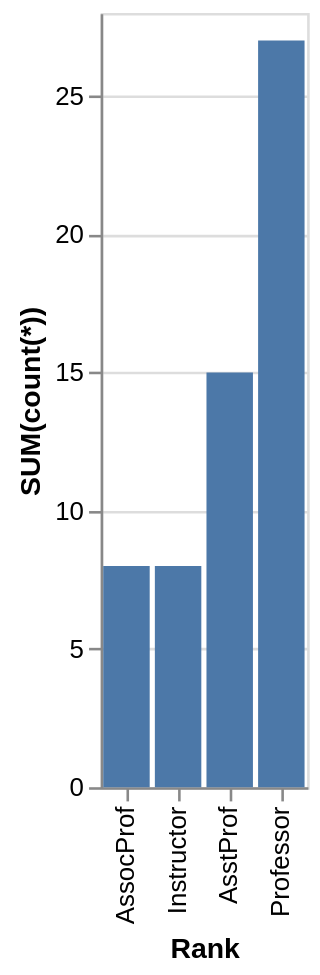

Source (Vega-Lite JSON):
### Vega-Lite specification from a JSON file in a GitHub repository (floating-point values rounded to 4 significant figures)
{"data": {"values": [{"x_data": "AssocProf", "y_data": 8}, {"x_data": "Instructor", "y_data": 8}, {"x_data": "AsstProf", "y_data": 15}, {"x_data": "Professor", "y_data": 27}]}, "mark": "bar", "encoding": {"x": {"field": "x_data", "type": "nominal", "title": "Rank", "sort": {"op": "sum", "field": "y_data", "order": "ascending"}}, "y": {"field": "y_data", "type": "quantitative", "title": "SUM(count(*))"}}}
